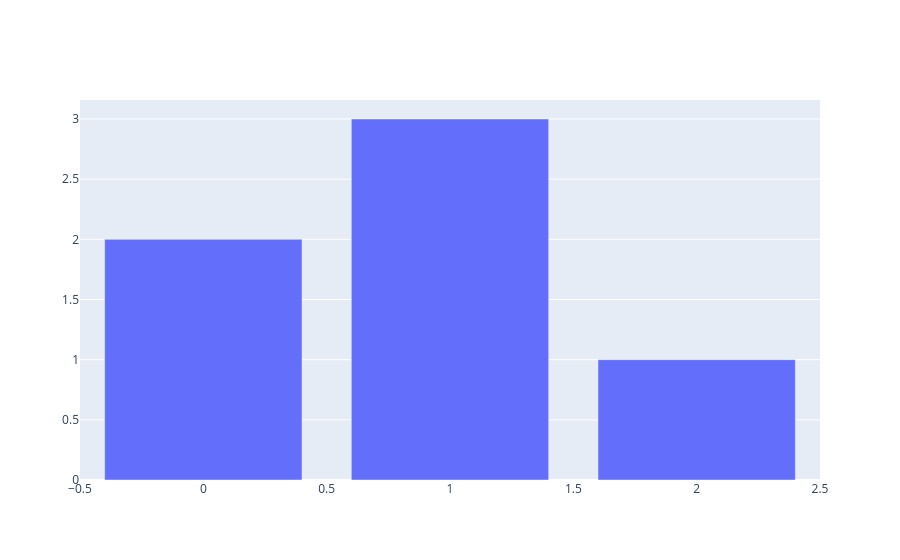

Notebook cell for this chart:
### Code cell
import plotly.graph_objects as go

fig = go.Figure(data=go.Bar(y=[2,3,1]))
fig.show()

### Figure 1 — Plotly figure (JSON) as saved in the notebook; plotly's stock layout.template omitted (floating-point values rounded to 4 significant figures)
{"data": [{"type": "bar", "y": [2, 3, 1]}], "layout": {}}
